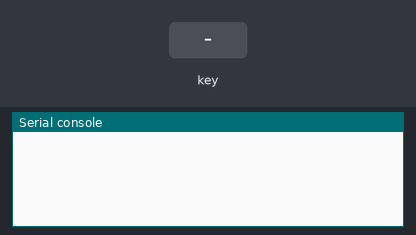
The program below on a simulated Raspberry Pi Pico running CircuitPython. Shown: the last lines printed to the serial console. The inputs (shaded band) are chosen by the test bench.

Above: at 1.2 s.
1.3 s: key number 0 pressed for 0.2 s
At 1.8 s:
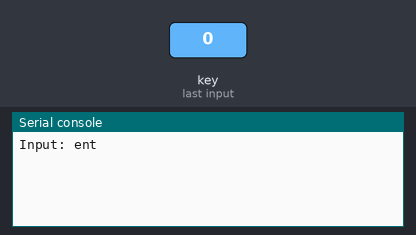
3.0 s: key number 1 pressed for 0.2 s
At 4.2 s:
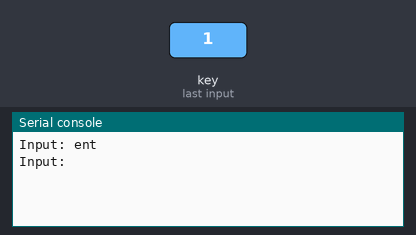
4.7 s: key number 2 pressed for 0.2 s
At 5.4 s:
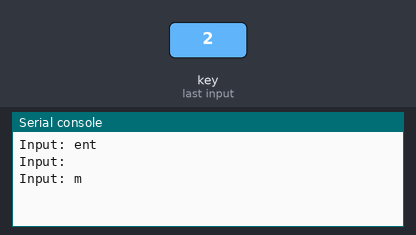
6.4 s: key number 3 pressed for 0.2 s
At 7.0 s:
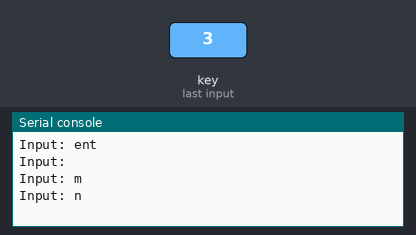
8.1 s: key number 4 pressed for 0.2 s
At 9.3 s:
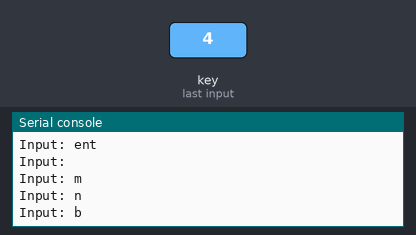
9.8 s: key number 5 pressed for 0.2 s
At 10.5 s:
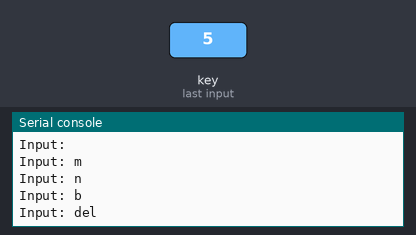

The program:

main.py
```python
""" a """
import board
import time
from keypad import KeyMatrix
from input_parser import InputParser, KeypadInputParser
from keymap import LayeredKeyMap
from collections import OrderedDict
try:
    from typing import Any
except ImportError:
    pass


class UserInput:
    """ a """
    def __init__(self, input_parser):
        self.input_parser = input_parser

    @property
    def input_parser(self) -> 'InputParser':
        """The `InputParser` object used to convert incoming signals into characters.

        :return: InputParser
        """
        return self._input_parser

    @input_parser.setter
    def input_parser(self, new_parser: 'InputParser') -> None:
        """

        :param new_parser: The
        :type new_parser: InputParser
        """
        if issubclass(type(new_parser), InputParser):
            self._input_parser = new_parser
            self._input_parser.initialize()
        else:
            raise TypeError(f"{type(new_parser)} is not a subclass of InputParser.")

    def get(self) -> Any:
        """

        :return:
        """
        return self._input_parser.get_events()


if __name__ == "__main__":
    keys_cols = [board.GP1, board.GP2, board.GP3, board.GP4, board.GP5]
    keys_rows = [board.GP6, board.GP9, board.GP15, board.GP8, board.GP7, board.GP22]
    key_layers = LayeredKeyMap(
        ("abc", (
            "ent", " ", "m", "n", "b", "del", "l", "k", "j", "h",
            "p", "o", "i", "u", "y", b"\x0e", "z", "x", "c", "v",
            "a", "s", "d", "f", "g", "q", "w", "e", "r", "t",
        )),
        ("ABC", (
            "dn", ";", "M", "N", "B", "up", "L", "K", "J", "H",
            "P", "O", "I", "U", "Y", b"\x0e", "Z", "X", "C", "V",
            "A", "S", "D", "F", "G", "Q", "W", "E", "R", "T",
        )),
        ("123", (
            "rt", ",", ">", "<", "'", "lt", "-", "*", "&", "+",
            "0", "9", "8", "7", "6", b"\x0e", "[", "]", "?", "/",
            "!", "@", "#", "$", "%", "1", "2", "3", "4", "5",
        )),
        default_layer="abc"
    )
    keypad = KeyMatrix(keys_rows, keys_cols)
    parser = KeypadInputParser(keypad, key_layers)
    user_input = UserInput(parser)

    while True:
        for event in user_input.get():
            print(f"Input: {event}")
        time.sleep(0.01)
```

input_parser.py
```python
""" a """
import supervisor
from keymap import LayeredKeyMap

try:
    from typing import Any, Dict, List, Tuple
except ImportError:
    pass


class InputParser:
    """ a """
    def __init__(self, device: any):
        self._device = device

    def get_events(self):
        """ a """
        raise NotImplementedError("InputParser is not to be used directly. Override this function with a subclass.")

    def initialize(self):
        """ a """
        raise NotImplementedError("InputParser is not to be used directly. Override this function with a subclass.")


class KeypadInputParser(InputParser):
    """ a """
    SHIFT = b"\x0e"

    def __init__(
            self,
            device: Any,
            keymap: LayeredKeyMap
    ):
        self.repeat_interval = 300
        self._keymap = keymap
        self._presses = dict()
        self._double_shift = 0
        self._double_shift_t = supervisor.ticks_ms()
        super().__init__(device=device)

    def initialize(self):
        """ a """
        pass

    @property
    def layers(self):
        """

        :return:
        """
        return self._keymap.key_mapping.keys()

    def get_events(self):
        """

        :return:
        """
        events = []
        while len(self._device.events) > 0:
            event = self._device.events.get()
            keycode = self._keymap[event.key_number]

            if event.pressed:
                self._presses[event.key_number] = event.timestamp

            if event.released:
                if event.key_number in self._presses.keys():
                    events.append(keycode)
                    if keycode == self.SHIFT:
                        if self._double_shift >= 1 and (event.timestamp - self._double_shift_t) < 1000:
                            self._keymap.next_layer()
                            print(f"New Layer: {self._keymap.layer}")
                            self._double_shift = 0
                        else:
                            self._double_shift += 1
                        self._double_shift_t = event.timestamp
                    self._presses.pop(event.key_number)

        for key_number, timestamp in self._presses.items():
            now = supervisor.ticks_ms()
            if (now - timestamp) > self.repeat_interval:
                keycode = self._keymap[key_number]
                events.append(keycode)
                self._presses[key_number] = now

        return events
```

keymap.py
```python
""" a """
from collections import OrderedDict


class KeyMap:
    """ a """

    def __init__(self, key_mapping):
        self.key_mapping = key_mapping

    def __getitem__(self, index: int):
        """ a """
        return self.key_mapping[index]


class LayeredKeyMap:
    """ a """

    def __init__(self, *key_mappings, default_layer=None, shift=None):
        super().__init__()
        self.key_mapping = OrderedDict()
        for keymap in key_mappings:
            self.key_mapping[keymap[0]] = KeyMap(keymap[1])

        self.layer = default_layer
        self.shift = shift

    @property
    def layer(self):
        """ a """
        return self._layer

    @layer.setter
    def layer(self, new_layer):
        """ a """
        layers = list(self.key_mapping)
        if new_layer in layers:
            self._layer = new_layer
        else:
            raise ValueError(f"Layer '{new_layer}' not in key mapping: {layers}")

    def next_layer(self):
        """ a """
        layers = list(self.key_mapping)
        index = layers.index(self._layer)
        new_index = (index + 1) % len(layers)
        self.layer = layers[new_index]

    def __getitem__(self, index):
        """ a """
        return self.key_mapping[self.layer][index]
```

Measured:
- after the input at 1.3 s, the serial console: prints a new line after 0.21 s (image 1)
- after the input at 3.0 s, the serial console: prints a new line after 0.20 s (image 2)
- after the input at 4.7 s, the serial console: prints a new line after 0.20 s (image 3)
- after the input at 6.4 s, the serial console: prints a new line after 0.21 s (image 4)
- after the input at 8.1 s, the serial console: prints a new line after 0.20 s (image 5)
- after the input at 9.8 s, the serial console: prints a new line after 0.20 s (image 6)
